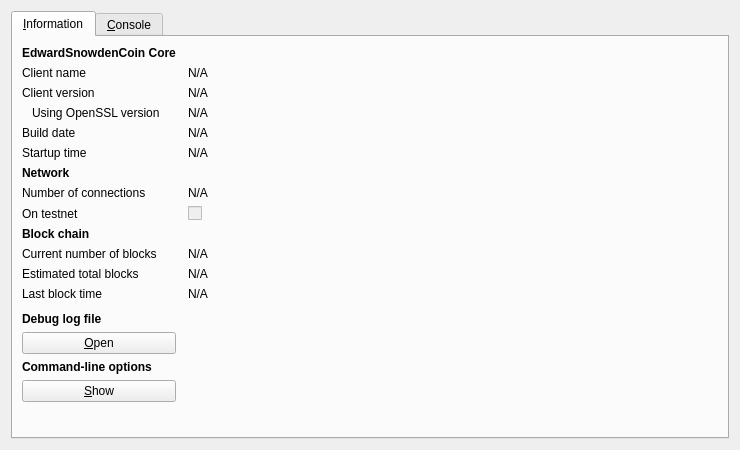
<?xml version="1.0" encoding="UTF-8"?>
<ui version="4.0">
 <class>RPCConsole</class>
 <widget class="QDialog" name="RPCConsole">
  <property name="geometry">
   <rect>
    <x>0</x>
    <y>0</y>
    <width>740</width>
    <height>450</height>
   </rect>
  </property>
  <property name="windowTitle">
   <string>EdwardSnowdenCoin - Debug window</string>
  </property>
  <layout class="QVBoxLayout" name="verticalLayout_2">
   <item>
    <widget class="QTabWidget" name="tabWidget">
     <property name="currentIndex">
      <number>0</number>
     </property>
     <widget class="QWidget" name="tab_info">
      <attribute name="title">
       <string>&amp;Information</string>
      </attribute>
      <layout class="QGridLayout" name="gridLayout" columnstretch="0,1">
       <property name="horizontalSpacing">
        <number>12</number>
       </property>
       <item row="0" column="0">
        <widget class="QLabel" name="label_9">
         <property name="font">
          <font>
           <weight>75</weight>
           <bold>true</bold>
          </font>
         </property>
         <property name="text">
          <string>EdwardSnowdenCoin Core</string>
         </property>
        </widget>
       </item>
       <item row="1" column="0">
        <widget class="QLabel" name="label_5">
         <property name="text">
          <string>Client name</string>
         </property>
        </widget>
       </item>
       <item row="1" column="1">
        <widget class="QLabel" name="clientName">
         <property name="cursor">
          <cursorShape>IBeamCursor</cursorShape>
         </property>
         <property name="text">
          <string>N/A</string>
         </property>
         <property name="textFormat">
          <enum>Qt::PlainText</enum>
         </property>
         <property name="textInteractionFlags">
          <set>Qt::LinksAccessibleByMouse|Qt::TextSelectableByKeyboard|Qt::TextSelectableByMouse</set>
         </property>
        </widget>
       </item>
       <item row="2" column="0">
        <widget class="QLabel" name="label_6">
         <property name="text">
          <string>Client version</string>
         </property>
        </widget>
       </item>
       <item row="2" column="1">
        <widget class="QLabel" name="clientVersion">
         <property name="cursor">
          <cursorShape>IBeamCursor</cursorShape>
         </property>
         <property name="text">
          <string>N/A</string>
         </property>
         <property name="textFormat">
          <enum>Qt::PlainText</enum>
         </property>
         <property name="textInteractionFlags">
          <set>Qt::LinksAccessibleByMouse|Qt::TextSelectableByKeyboard|Qt::TextSelectableByMouse</set>
         </property>
        </widget>
       </item>
       <item row="3" column="0">
        <widget class="QLabel" name="label_14">
         <property name="text">
          <string>Using OpenSSL version</string>
         </property>
         <property name="indent">
          <number>10</number>
         </property>
        </widget>
       </item>
       <item row="3" column="1">
        <widget class="QLabel" name="openSSLVersion">
         <property name="cursor">
          <cursorShape>IBeamCursor</cursorShape>
         </property>
         <property name="text">
          <string>N/A</string>
         </property>
         <property name="textFormat">
          <enum>Qt::PlainText</enum>
         </property>
         <property name="textInteractionFlags">
          <set>Qt::LinksAccessibleByMouse|Qt::TextSelectableByKeyboard|Qt::TextSelectableByMouse</set>
         </property>
        </widget>
       </item>
       <item row="4" column="0">
        <widget class="QLabel" name="label_12">
         <property name="text">
          <string>Build date</string>
         </property>
        </widget>
       </item>
       <item row="4" column="1">
        <widget class="QLabel" name="buildDate">
         <property name="cursor">
          <cursorShape>IBeamCursor</cursorShape>
         </property>
         <property name="text">
          <string>N/A</string>
         </property>
         <property name="textFormat">
          <enum>Qt::PlainText</enum>
         </property>
         <property name="textInteractionFlags">
          <set>Qt::LinksAccessibleByMouse|Qt::TextSelectableByKeyboard|Qt::TextSelectableByMouse</set>
         </property>
        </widget>
       </item>
       <item row="5" column="0">
        <widget class="QLabel" name="label_13">
         <property name="text">
          <string>Startup time</string>
         </property>
        </widget>
       </item>
       <item row="5" column="1">
        <widget class="QLabel" name="startupTime">
         <property name="cursor">
          <cursorShape>IBeamCursor</cursorShape>
         </property>
         <property name="text">
          <string>N/A</string>
         </property>
         <property name="textFormat">
          <enum>Qt::PlainText</enum>
         </property>
         <property name="textInteractionFlags">
          <set>Qt::LinksAccessibleByMouse|Qt::TextSelectableByKeyboard|Qt::TextSelectableByMouse</set>
         </property>
        </widget>
       </item>
       <item row="6" column="0">
        <widget class="QLabel" name="label_11">
         <property name="font">
          <font>
           <weight>75</weight>
           <bold>true</bold>
          </font>
         </property>
         <property name="text">
          <string>Network</string>
         </property>
        </widget>
       </item>
       <item row="7" column="0">
        <widget class="QLabel" name="label_7">
         <property name="text">
          <string>Number of connections</string>
         </property>
        </widget>
       </item>
       <item row="7" column="1">
        <widget class="QLabel" name="numberOfConnections">
         <property name="cursor">
          <cursorShape>IBeamCursor</cursorShape>
         </property>
         <property name="text">
          <string>N/A</string>
         </property>
         <property name="textFormat">
          <enum>Qt::PlainText</enum>
         </property>
         <property name="textInteractionFlags">
          <set>Qt::LinksAccessibleByMouse|Qt::TextSelectableByKeyboard|Qt::TextSelectableByMouse</set>
         </property>
        </widget>
       </item>
       <item row="8" column="0">
        <widget class="QLabel" name="label_8">
         <property name="text">
          <string>On testnet</string>
         </property>
        </widget>
       </item>
       <item row="8" column="1">
        <widget class="QCheckBox" name="isTestNet">
         <property name="enabled">
          <bool>false</bool>
         </property>
         <property name="text">
          <string/>
         </property>
        </widget>
       </item>
       <item row="9" column="0">
        <widget class="QLabel" name="label_10">
         <property name="font">
          <font>
           <weight>75</weight>
           <bold>true</bold>
          </font>
         </property>
         <property name="text">
          <string>Block chain</string>
         </property>
        </widget>
       </item>
       <item row="10" column="0">
        <widget class="QLabel" name="label_3">
         <property name="text">
          <string>Current number of blocks</string>
         </property>
        </widget>
       </item>
       <item row="10" column="1">
        <widget class="QLabel" name="numberOfBlocks">
         <property name="cursor">
          <cursorShape>IBeamCursor</cursorShape>
         </property>
         <property name="text">
          <string>N/A</string>
         </property>
         <property name="textFormat">
          <enum>Qt::PlainText</enum>
         </property>
         <property name="textInteractionFlags">
          <set>Qt::LinksAccessibleByMouse|Qt::TextSelectableByKeyboard|Qt::TextSelectableByMouse</set>
         </property>
        </widget>
       </item>
       <item row="11" column="0">
        <widget class="QLabel" name="label_4">
         <property name="text">
          <string>Estimated total blocks</string>
         </property>
        </widget>
       </item>
       <item row="11" column="1">
        <widget class="QLabel" name="totalBlocks">
         <property name="cursor">
          <cursorShape>IBeamCursor</cursorShape>
         </property>
         <property name="text">
          <string>N/A</string>
         </property>
         <property name="textFormat">
          <enum>Qt::PlainText</enum>
         </property>
         <property name="textInteractionFlags">
          <set>Qt::LinksAccessibleByMouse|Qt::TextSelectableByKeyboard|Qt::TextSelectableByMouse</set>
         </property>
        </widget>
       </item>
       <item row="12" column="0">
        <widget class="QLabel" name="label_2">
         <property name="text">
          <string>Last block time</string>
         </property>
        </widget>
       </item>
       <item row="12" column="1">
        <widget class="QLabel" name="lastBlockTime">
         <property name="cursor">
          <cursorShape>IBeamCursor</cursorShape>
         </property>
         <property name="text">
          <string>N/A</string>
         </property>
         <property name="textFormat">
          <enum>Qt::PlainText</enum>
         </property>
         <property name="textInteractionFlags">
          <set>Qt::LinksAccessibleByMouse|Qt::TextSelectableByKeyboard|Qt::TextSelectableByMouse</set>
         </property>
        </widget>
       </item>
       <item row="13" column="0">
        <spacer name="verticalSpacer_2">
         <property name="orientation">
          <enum>Qt::Vertical</enum>
         </property>
         <property name="sizeHint" stdset="0">
          <size>
           <width>20</width>
           <height>20</height>
          </size>
         </property>
        </spacer>
       </item>
       <item row="14" column="0">
        <widget class="QLabel" name="labelDebugLogfile">
         <property name="font">
          <font>
           <weight>75</weight>
           <bold>true</bold>
          </font>
         </property>
         <property name="text">
          <string>Debug log file</string>
         </property>
        </widget>
       </item>
       <item row="15" column="0">
        <widget class="QPushButton" name="openDebugLogfileButton">
         <property name="toolTip">
          <string>Open the EdwardSnowdenCoin debug log file from the current data directory. This can take a few seconds for large log files.</string>
         </property>
         <property name="text">
          <string>&amp;Open</string>
         </property>
         <property name="autoDefault">
          <bool>false</bool>
         </property>
        </widget>
       </item>
       <item row="16" column="0">
        <widget class="QLabel" name="labelCLOptions">
         <property name="font">
          <font>
           <weight>75</weight>
           <bold>true</bold>
          </font>
         </property>
         <property name="text">
          <string>Command-line options</string>
         </property>
        </widget>
       </item>
       <item row="17" column="0">
        <widget class="QPushButton" name="showCLOptionsButton">
         <property name="toolTip">
          <string>Show the EdwardSnowdenCoin-Qt help message to get a list with possible EdwardSnowdenCoin command-line options.</string>
         </property>
         <property name="text">
          <string>&amp;Show</string>
         </property>
         <property name="autoDefault">
          <bool>false</bool>
         </property>
        </widget>
       </item>
       <item row="18" column="0">
        <spacer name="verticalSpacer">
         <property name="orientation">
          <enum>Qt::Vertical</enum>
         </property>
         <property name="sizeHint" stdset="0">
          <size>
           <width>20</width>
           <height>40</height>
          </size>
         </property>
        </spacer>
       </item>
      </layout>
     </widget>
     <widget class="QWidget" name="tab_console">
      <attribute name="title">
       <string>&amp;Console</string>
      </attribute>
      <layout class="QVBoxLayout" name="verticalLayout_3">
       <property name="spacing">
        <number>3</number>
       </property>
       <item>
        <widget class="QTextEdit" name="messagesWidget">
         <property name="minimumSize">
          <size>
           <width>0</width>
           <height>100</height>
          </size>
         </property>
         <property name="readOnly">
          <bool>true</bool>
         </property>
         <property name="tabKeyNavigation" stdset="0">
          <bool>false</bool>
         </property>
         <property name="columnCount" stdset="0">
          <number>2</number>
         </property>
        </widget>
       </item>
       <item>
        <layout class="QHBoxLayout" name="horizontalLayout">
         <property name="spacing">
          <number>3</number>
         </property>
         <item>
          <widget class="QLabel" name="label">
           <property name="text">
            <string notr="true">&gt;</string>
           </property>
          </widget>
         </item>
         <item>
          <widget class="QLineEdit" name="lineEdit"/>
         </item>
         <item>
          <widget class="QPushButton" name="clearButton">
           <property name="maximumSize">
            <size>
             <width>24</width>
             <height>24</height>
            </size>
           </property>
           <property name="toolTip">
            <string>Clear console</string>
           </property>
           <property name="text">
            <string/>
           </property>
           <property name="icon">
            <iconset resource="../bitcoin.qrc">
             <normaloff>:/icons/remove</normaloff>:/icons/remove</iconset>
           </property>
           <property name="shortcut">
            <string notr="true">Ctrl+L</string>
           </property>
           <property name="autoDefault">
            <bool>false</bool>
           </property>
          </widget>
         </item>
        </layout>
       </item>
      </layout>
     </widget>
    </widget>
   </item>
  </layout>
 </widget>
 <resources>
  <include location="../bitcoin.qrc"/>
 </resources>
 <connections/>
</ui>
